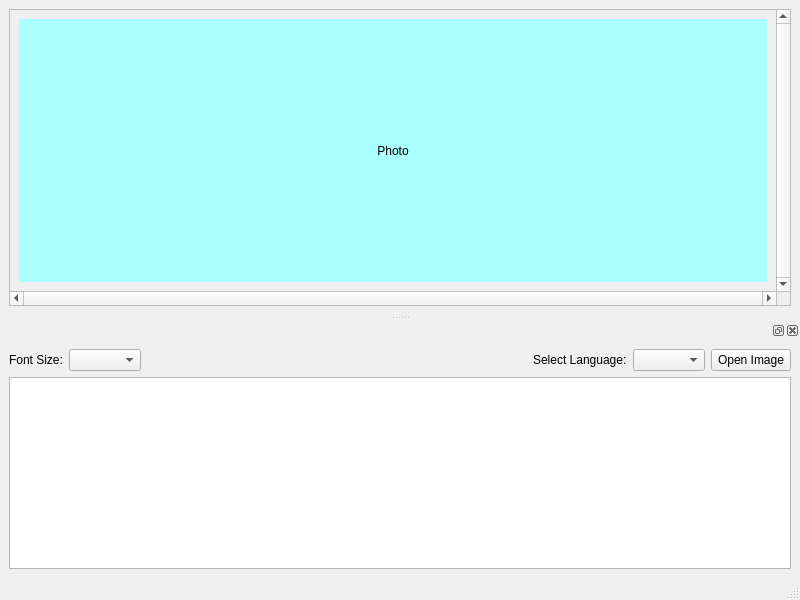
<?xml version="1.0" encoding="UTF-8"?>
<ui version="4.0">
 <class>MainWindow</class>
 <widget class="QMainWindow" name="MainWindow">
  <property name="geometry">
   <rect>
    <x>0</x>
    <y>0</y>
    <width>800</width>
    <height>600</height>
   </rect>
  </property>
  <property name="windowTitle">
   <string>PyShine OCR GUI</string>
  </property>
  <widget class="QWidget" name="centralwidget">
   <layout class="QGridLayout" name="gridLayout_3">
    <item row="0" column="0">
     <widget class="QScrollArea" name="scrollArea">
      <property name="verticalScrollBarPolicy">
       <enum>Qt::ScrollBarAlwaysOn</enum>
      </property>
      <property name="horizontalScrollBarPolicy">
       <enum>Qt::ScrollBarAlwaysOn</enum>
      </property>
      <property name="widgetResizable">
       <bool>true</bool>
      </property>
      <widget class="QWidget" name="scrollAreaWidgetContents">
       <property name="geometry">
        <rect>
         <x>0</x>
         <y>0</y>
         <width>763</width>
         <height>275</height>
        </rect>
       </property>
       <layout class="QGridLayout" name="gridLayout">
        <item row="0" column="0">
         <widget class="QLabel" name="label_2">
          <property name="styleSheet">
           <string notr="true">background-color: rgb(170, 255, 255);</string>
          </property>
          <property name="text">
           <string>Photo</string>
          </property>
          <property name="alignment">
           <set>Qt::AlignCenter</set>
          </property>
         </widget>
        </item>
       </layout>
      </widget>
     </widget>
    </item>
   </layout>
  </widget>
  <widget class="QStatusBar" name="statusbar"/>
  <widget class="QDockWidget" name="dockWidget">
   <attribute name="dockWidgetArea">
    <number>8</number>
   </attribute>
   <widget class="QWidget" name="dockWidgetContents_2">
    <layout class="QGridLayout" name="gridLayout_2">
     <item row="1" column="0">
      <widget class="QTextEdit" name="textEdit"/>
     </item>
     <item row="0" column="0">
      <layout class="QHBoxLayout" name="horizontalLayout">
       <item>
        <widget class="QLabel" name="label_3">
         <property name="text">
          <string>Font Size:</string>
         </property>
        </widget>
       </item>
       <item>
        <widget class="QComboBox" name="comboBox_2"/>
       </item>
       <item>
        <spacer name="horizontalSpacer">
         <property name="orientation">
          <enum>Qt::Horizontal</enum>
         </property>
         <property name="sizeHint" stdset="0">
          <size>
           <width>40</width>
           <height>20</height>
          </size>
         </property>
        </spacer>
       </item>
       <item>
        <widget class="QLabel" name="label">
         <property name="text">
          <string>Select Language:</string>
         </property>
        </widget>
       </item>
       <item>
        <widget class="QComboBox" name="comboBox"/>
       </item>
       <item>
        <widget class="QPushButton" name="pushButton">
         <property name="text">
          <string>Open Image</string>
         </property>
        </widget>
       </item>
      </layout>
     </item>
    </layout>
   </widget>
  </widget>
 </widget>
 <resources/>
 <connections/>
</ui>
